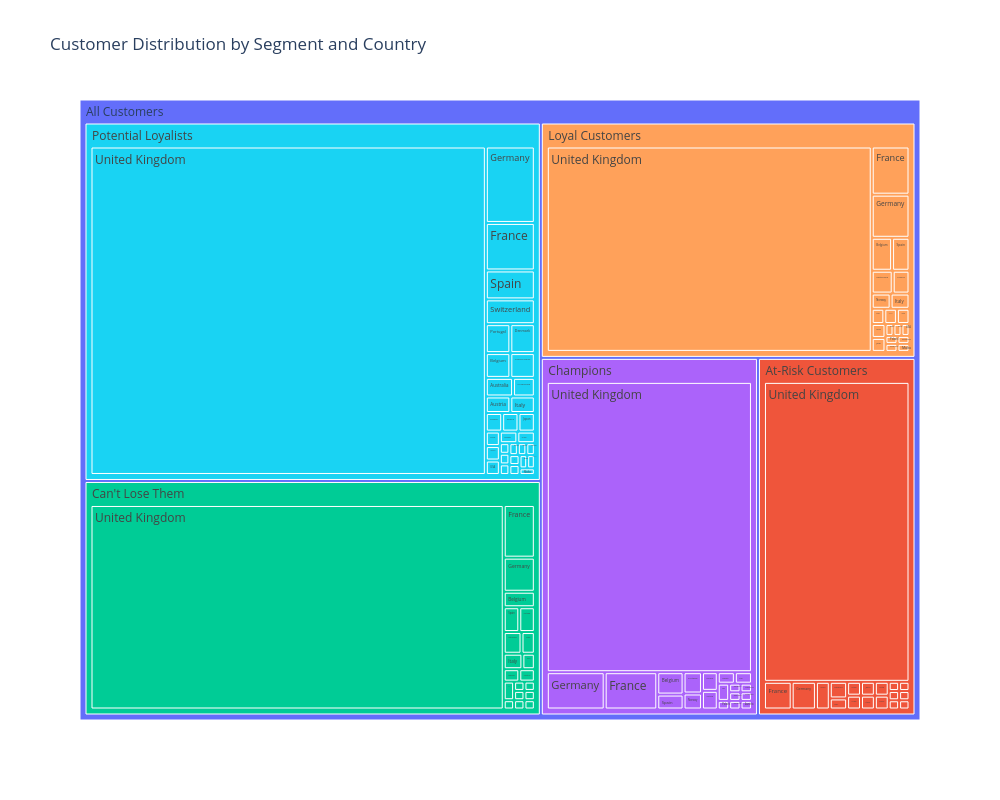

The cell this chart's notebook holds for it:
### Code cell
import plotly.express as px

fig = px.treemap(
    Segment_country_df,
    path=[px.Constant("All Customers"), 'Segment', 'Country'], # Defines the hierarchy
    values='count',
    color='Segment',
    title='Customer Distribution by Segment and Country',
    width=1000,   # increase width
    height=800    # increase height
)
fig.show()

### Figure 1 — Plotly figure (JSON) as saved in the notebook; plotly's stock layout.template omitted (floating-point values rounded to 4 significant figures)
{"data": [{"branchvalues": "total", "customdata": [["(?)"], ["At-Risk Customers"], ["At-Risk Customers"], ["At-Risk Customers"], ["At-Risk Customers"], ["At-Risk Customers"], ["At-Risk Customers"], ["At-Risk Customers"], ["At-Risk Customers"], ["At-Risk Customers"], ["At-Risk Customers"], ["At-Risk Customers"], ["At-Risk Customers"], ["At-Risk Customers"], ["At-Risk Customers"], ["At-Risk Customers"], ["At-Risk Customers"], ["At-Risk Customers"], ["At-Risk Customers"], ["At-Risk Customers"], ["Can't Lose Them"], ["Can't Lose Them"], ["Can't Lose Them"], ["Can't Lose Them"], ["Can't Lose Them"], ["Can't Lose Them"], ["Can't Lose Them"], ["Can't Lose Them"], ["Can't Lose Them"], ["Can't Lose Them"], ["Can't Lose Them"], ["Can't Lose Them"], ["Can't Lose Them"], ["Can't Lose Them"], ["Can't Lose Them"], ["Can't Lose Them"], ["Can't Lose Them"], ["Can't Lose Them"], ["Can't Lose Them"], ["Can't Lose Them"], ["Can't Lose Them"], ["Champions"], ["Champions"], ["Champions"], ["Champions"], ["Champions"], ["Champions"], ["Champions"], ["Champions"], ["Champions"], ["Champions"], ["Champions"], ["Champions"], ["Champions"], ["Champions"], ["Champions"], ["Champions"], ["Champions"], ["Champions"], ["Champions"], ["Champions"], ["Loyal Customers"], ["Loyal Customers"], ["Loyal Customers"], ["Loyal Customers"], ["Loyal Customers"], ["Loyal Customers"], ["Loyal Customers"], ["Loyal Customers"], ["Loyal Customers"], ["Loyal Customers"], ["Loyal Customers"], ["Loyal Customers"], ["Loyal Customers"], ["Loyal Customers"], ["Loyal Customers"], ["Loyal Customers"], ["Loyal Customers"], ["Loyal Customers"], ["Loyal Customers"], ["Loyal Customers"], ["Loyal Customers"], ["Loyal Customers"], ["Potential Loyalists"], ["Potential Loyalists"], ["Potential Loyalists"], ["Potential Loyalists"], ["Potential Loyalists"], ["Potential Loyalists"], ["Potential Loyalists"], ["Potential Loyalists"], ["Potential Loyalists"], ["Potential Loyalists"], ["Potential Loyalists"], ["Potential Loyalists"], ["Potential Loyalists"], ["Potential Loyalists"], ["Potential Loyalists"], ["Potential Loyalists"], ["Potential Loyalists"], ["Potential Loyalists"], ["Potential Loyalists"], ["Potential Loyalists"], ["Potential Loyalists"], ["Potential Loyalists"], ["Potential Loyalists"], ["Potential Loyalists"], ["Potential Loyalists"], ["Potential Loyalists"], ["Potential Loyalists"], ["Potential Loyalists"], ["Potential Loyalists"], ["Potential Loyalists"], ["Potential Loyalists"], ["Potential Loyalists"], ["Potential Loyalists"]], "domain": {"x": [0, 1], "y": [0, 1]}, "hovertemplate": "labels=%{label}<br>count=%{value}<br>parent=%{parent}<br>id=%{id}<br>Segment=%{customdata[0]}<extra></extra>", "ids": ["All Customers", "All Customers/At-Risk Customers", "All Customers/At-Risk Customers/United Kingdom", "All Customers/At-Risk Customers/United Arab Emirates", "All Customers/At-Risk Customers/Switzerland", "All Customers/At-Risk Customers/Sweden", "All Customers/At-Risk Customers/Spain", "All Customers/At-Risk Customers/Portugal", "All Customers/At-Risk Customers/Norway", "All Customers/At-Risk Customers/Japan", "All Customers/At-Risk Customers/Australia", "All Customers/At-Risk Customers/Israel", "All Customers/At-Risk Customers/Italy", "All Customers/At-Risk Customers/Belgium", "All Customers/At-Risk Customers/Brazil", "All Customers/At-Risk Customers/Austria", "All Customers/At-Risk Customers/Finland", "All Customers/At-Risk Customers/France", "All Customers/At-Risk Customers/Germany", "All Customers/At-Risk Customers/Cyprus", "All Customers/Can't Lose Them", "All Customers/Can't Lose Them/Poland", "All Customers/Can't Lose Them/United Kingdom", "All Customers/Can't Lose Them/USA", "All Customers/Can't Lose Them/Sweden", "All Customers/Can't Lose Them/Spain", "All Customers/Can't Lose Them/Saudi Arabia", "All Customers/Can't Lose Them/Portugal", "All Customers/Can't Lose Them/Norway", "All Customers/Can't Lose Them/Netherlands", "All Customers/Can't Lose Them/Japan", "All Customers/Can't Lose Them/Austria", "All Customers/Can't Lose Them/Belgium", "All Customers/Can't Lose Them/Canada", "All Customers/Can't Lose Them/Channel Islands", "All Customers/Can't Lose Them/Bahrain", "All Customers/Can't Lose Them/France", "All Customers/Can't Lose Them/Germany", "All Customers/Can't Lose Them/Greece", "All Customers/Can't Lose Them/Italy", "All Customers/Can't Lose Them/Cyprus", "All Customers/Champions/Poland", "All Customers/Champions", "All Customers/Champions/United Kingdom", "All Customers/Champions/Switzerland", "All Customers/Champions/Sweden", "All Customers/Champions/Spain", "All Customers/Champions/Portugal", "All Customers/Champions/Norway", "All Customers/Champions/Belgium", "All Customers/Champions/Italy", "All Customers/Champions/Iceland", "All Customers/Champions/Germany", "All Customers/Champions/France", "All Customers/Champions/Finland", "All Customers/Champions/EIRE", "All Customers/Champions/Denmark", "All Customers/Champions/Channel Islands", "All Customers/Champions/Netherlands", "All Customers/Champions/Austria", "All Customers/Champions/Australia", "All Customers/Loyal Customers/Singapore", "All Customers/Loyal Customers/Spain", "All Customers/Loyal Customers/Sweden", "All Customers/Loyal Customers/Portugal", "All Customers/Loyal Customers/USA", "All Customers/Loyal Customers/United Kingdom", "All Customers/Loyal Customers", "All Customers/Loyal Customers/Switzerland", "All Customers/Loyal Customers/Poland", "All Customers/Loyal Customers/France", "All Customers/Loyal Customers/Netherlands", "All Customers/Loyal Customers/Belgium", "All Customers/Loyal Customers/Channel Islands", "All Customers/Loyal Customers/Cyprus", "All Customers/Loyal Customers/Norway", "All Customers/Loyal Customers/Denmark", "All Customers/Loyal Customers/Austria", "All Customers/Loyal Customers/Finland", "All Customers/Loyal Customers/Malta", "All Customers/Loyal Customers/Japan", "All Customers/Loyal Customers/Italy", "All Customers/Loyal Customers/Germany", "All Customers/Potential Loyalists/Norway", "All Customers/Potential Loyalists/Poland", "All Customers/Potential Loyalists/Portugal", "All Customers/Potential Loyalists/RSA", "All Customers/Potential Loyalists/Spain", "All Customers/Potential Loyalists/Australia", "All Customers/Potential Loyalists/Netherlands", "All Customers/Potential Loyalists/USA", "All Customers/Potential Loyalists/United Arab Emirates", "All Customers/Potential Loyalists/United Kingdom", "All Customers/Potential Loyalists/Unspecified", "All Customers/Potential Loyalists", "All Customers/Potential Loyalists/Sweden", "All Customers/Potential Loyalists/Switzerland", "All Customers/Potential Loyalists/Lithuania", "All Customers/Potential Loyalists/Lebanon", "All Customers/Potential Loyalists/Austria", "All Customers/Potential Loyalists/Belgium", "All Customers/Potential Loyalists/Canada", "All Customers/Potential Loyalists/Channel Islands", "All Customers/Potential Loyalists/Cyprus", "All Customers/Potential Loyalists/Czech Republic", "All Customers/Potential Loyalists/Denmark", "All Customers/Potential Loyalists/EIRE", "All Customers/Potential Loyalists/European Community", "All Customers/Potential Loyalists/Finland", "All Customers/Potential Loyalists/France", "All Customers/Potential Loyalists/Germany", "All Customers/Potential Loyalists/Greece", "All Customers/Potential Loyalists/Israel", "All Customers/Potential Loyalists/Japan", "All Customers/Potential Loyalists/Malta", "All Customers/Potential Loyalists/Italy"], "labels": ["All Customers", "At-Risk Customers", "United Kingdom", "United Arab Emirates", "Switzerland", "Sweden", "Spain", "Portugal", "Norway", "Japan", "Australia", "Israel", "Italy", "Belgium", "Brazil", "Austria", "Finland", "France", "Germany", "Cyprus", "Can't Lose Them", "Poland", "United Kingdom", "USA", "Sweden", "Spain", "Saudi Arabia", "Portugal", "Norway", "Netherlands", "Japan", "Austria", "Belgium", "Canada", "Channel Islands", "Bahrain", "France", "Germany", "Greece", "Italy", "Cyprus", "Poland", "Champions", "United Kingdom", "Switzerland", "Sweden", "Spain", "Portugal", "Norway", "Belgium", "Italy", "Iceland", "Germany", "France", "Finland", "EIRE", "Denmark", "Channel Islands", "Netherlands", "Austria", "Australia", "Singapore", "Spain", "Sweden", "Portugal", "USA", "United Kingdom", "Loyal Customers", "Switzerland", "Poland", "France", "Netherlands", "Belgium", "Channel Islands", "Cyprus", "Norway", "Denmark", "Austria", "Finland", "Malta", "Japan", "Italy", "Germany", "Norway", "Poland", "Portugal", "RSA", "Spain", "Australia", "Netherlands", "USA", "United Arab Emirates", "United Kingdom", "Unspecified", "Potential Loyalists", "Sweden", "Switzerland", "Lithuania", "Lebanon", "Austria", "Belgium", "Canada", "Channel Islands", "Cyprus", "Czech Republic", "Denmark", "EIRE", "European Community", "Finland", "France", "Germany", "Greece", "Israel", "Japan", "Malta", "Italy"], "marker": {"colors": ["#636efa", "#EF553B", "#EF553B", "#EF553B", "#EF553B", "#EF553B", "#EF553B", "#EF553B", "#EF553B", "#EF553B", "#EF553B", "#EF553B", "#EF553B", "#EF553B", "#EF553B", "#EF553B", "#EF553B", "#EF553B", "#EF553B", "#EF553B", "#00cc96", "#00cc96", "#00cc96", "#00cc96", "#00cc96", "#00cc96", "#00cc96", "#00cc96", "#00cc96", "#00cc96", "#00cc96", "#00cc96", "#00cc96", "#00cc96", "#00cc96", "#00cc96", "#00cc96", "#00cc96", "#00cc96", "#00cc96", "#00cc96", "#ab63fa", "#ab63fa", "#ab63fa", "#ab63fa", "#ab63fa", "#ab63fa", "#ab63fa", "#ab63fa", "#ab63fa", "#ab63fa", "#ab63fa", "#ab63fa", "#ab63fa", "#ab63fa", "#ab63fa", "#ab63fa", "#ab63fa", "#ab63fa", "#ab63fa", "#ab63fa", "#FFA15A", "#FFA15A", "#FFA15A", "#FFA15A", "#FFA15A", "#FFA15A", "#FFA15A", "#FFA15A", "#FFA15A", "#FFA15A", "#FFA15A", "#FFA15A", "#FFA15A", "#FFA15A", "#FFA15A", "#FFA15A", "#FFA15A", "#FFA15A", "#FFA15A", "#FFA15A", "#FFA15A", "#FFA15A", "#19d3f3", "#19d3f3", "#19d3f3", "#19d3f3", "#19d3f3", "#19d3f3", "#19d3f3", "#19d3f3", "#19d3f3", "#19d3f3", "#19d3f3", "#19d3f3", "#19d3f3", "#19d3f3", "#19d3f3", "#19d3f3", "#19d3f3", "#19d3f3", "#19d3f3", "#19d3f3", "#19d3f3", "#19d3f3", "#19d3f3", "#19d3f3", "#19d3f3", "#19d3f3", "#19d3f3", "#19d3f3", "#19d3f3", "#19d3f3", "#19d3f3", "#19d3f3", "#19d3f3"]}, "name": "", "parents": ["", "All Customers", "All Customers/At-Risk Customers", "All Customers/At-Risk Customers", "All Customers/At-Risk Customers", "All Customers/At-Risk Customers", "All Customers/At-Risk Customers", "All Customers/At-Risk Customers", "All Customers/At-Risk Customers", "All Customers/At-Risk Customers", "All Customers/At-Risk Customers", "All Customers/At-Risk Customers", "All Customers/At-Risk Customers", "All Customers/At-Risk Customers", "All Customers/At-Risk Customers", "All Customers/At-Risk Customers", "All Customers/At-Risk Customers", "All Customers/At-Risk Customers", "All Customers/At-Risk Customers", "All Customers/At-Risk Customers", "All Customers", "All Customers/Can't Lose Them", "All Customers/Can't Lose Them", "All Customers/Can't Lose Them", "All Customers/Can't Lose Them", "All Customers/Can't Lose Them", "All Customers/Can't Lose Them", "All Customers/Can't Lose Them", "All Customers/Can't Lose Them", "All Customers/Can't Lose Them", "All Customers/Can't Lose Them", "All Customers/Can't Lose Them", "All Customers/Can't Lose Them", "All Customers/Can't Lose Them", "All Customers/Can't Lose Them", "All Customers/Can't Lose Them", "All Customers/Can't Lose Them", "All Customers/Can't Lose Them", "All Customers/Can't Lose Them", "All Customers/Can't Lose Them", "All Customers/Can't Lose Them", "All Customers/Champions", "All Customers", "All Customers/Champions", "All Customers/Champions", "All Customers/Champions", "All Customers/Champions", "All Customers/Champions", "All Customers/Champions", "All Customers/Champions", "All Customers/Champions", "All Customers/Champions", "All Customers/Champions", "All Customers/Champions", "All Customers/Champions", "All Customers/Champions", "All Customers/Champions", "All Customers/Champions", "All Customers/Champions", "All Customers/Champions", "All Customers/Champions", "All Customers/Loyal Customers", "All Customers/Loyal Customers", "All Customers/Loyal Customers", "All Customers/Loyal Customers", "All Customers/Loyal Customers", "All Customers/Loyal Customers", "All Customers", "All Customers/Loyal Customers", "All Customers/Loyal Customers", "All Customers/Loyal Customers", "All Customers/Loyal Customers", "All Customers/Loyal Customers", "All Customers/Loyal Customers", "All Customers/Loyal Customers", "All Customers/Loyal Customers", "All Customers/Loyal Customers", "All Customers/Loyal Customers", "All Customers/Loyal Customers", "All Customers/Loyal Customers", "All Customers/Loyal Customers", "All Customers/Loyal Customers", "All Customers/Loyal Customers", "All Customers/Potential Loyalists", "All Customers/Potential Loyalists", "All Customers/Potential Loyalists", "All Customers/Potential Loyalists", "All Customers/Potential Loyalists", "All Customers/Potential Loyalists", "All Customers/Potential Loyalists", "All Customers/Potential Loyalists", "All Customers/Potential Loyalists", "All Customers/Potential Loyalists", "All Customers/Potential Loyalists", "All Customers", "All Customers/Potential Loyalists", "All Customers/Potential Loyalists", "All Customers/Potential Loyalists", "All Customers/Potential Loyalists", "All Customers/Potential Loyalists", "All Customers/Potential Loyalists", "All Customers/Potential Loyalists", "All Customers/Potential Loyalists", "All Customers/Potential Loyalists", "All Customers/Potential Loyalists", "All Customers/Potential Loyalists", "All Customers/Potential Loyalists", "All Customers/Potential Loyalists", "All Customers/Potential Loyalists", "All Customers/Potential Loyalists", "All Customers/Potential Loyalists", "All Customers/Potential Loyalists", "All Customers/Potential Loyalists", "All Customers/Potential Loyalists", "All Customers/Potential Loyalists", "All Customers/Potential Loyalists"], "type": "treemap", "values": [4347.0, 497.0, 455.0, 1.0, 3.0, 1.0, 2.0, 2.0, 2.0, 2.0, 1.0, 1.0, 2.0, 1.0, 1.0, 2.0, 4.0, 8.0, 7.0, 2.0, 944.0, 2.0, 878.0, 1.0, 2.0, 4.0, 1.0, 4.0, 1.0, 4.0, 1.0, 2.0, 5.0, 3.0, 1.0, 2.0, 17.0, 11.0, 1.0, 3.0, 1.0, 1.0, 685.0, 607.0, 1.0, 2.0, 4.0, 4.0, 3.0, 6.0, 2.0, 1.0, 22.0, 20.0, 3.0, 2.0, 1.0, 1.0, 1.0, 1.0, 3.0, 1.0, 6.0, 1.0, 2.0, 1.0, 697.0, 778.0, 5.0, 1.0, 19.0, 2.0, 7.0, 1.0, 4.0, 3.0, 1.0, 2.0, 2.0, 1.0, 2.0, 3.0, 17.0, 1.0, 2.0, 7.0, 1.0, 14.0, 5.0, 2.0, 2.0, 1.0, 1284.0, 4.0, 1443.0, 2.0, 12.0, 1.0, 1.0, 4.0, 6.0, 1.0, 6.0, 1.0, 1.0, 7.0, 1.0, 1.0, 3.0, 23.0, 37.0, 3.0, 2.0, 3.0, 1.0, 4.0]}], "layout": {"height": 800, "legend": {"tracegroupgap": 0}, "title": {"text": "Customer Distribution by Segment and Country"}, "width": 1000}}
